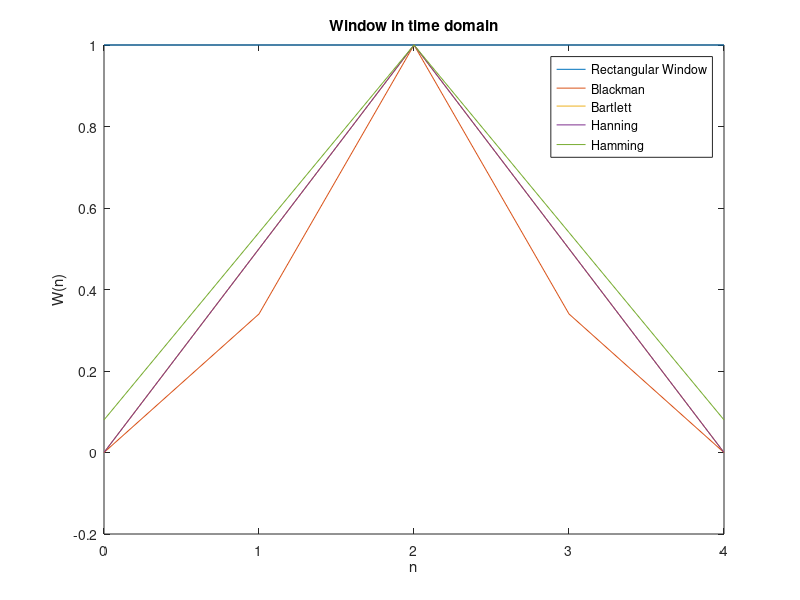
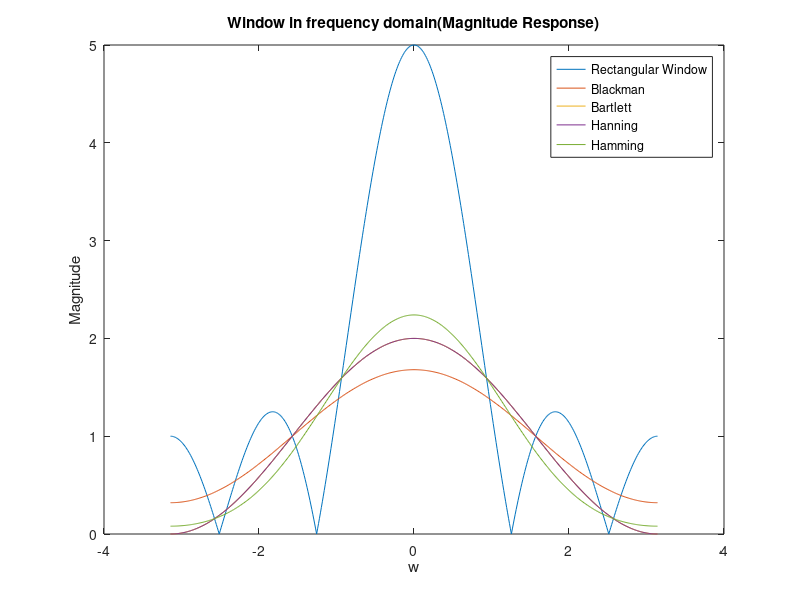
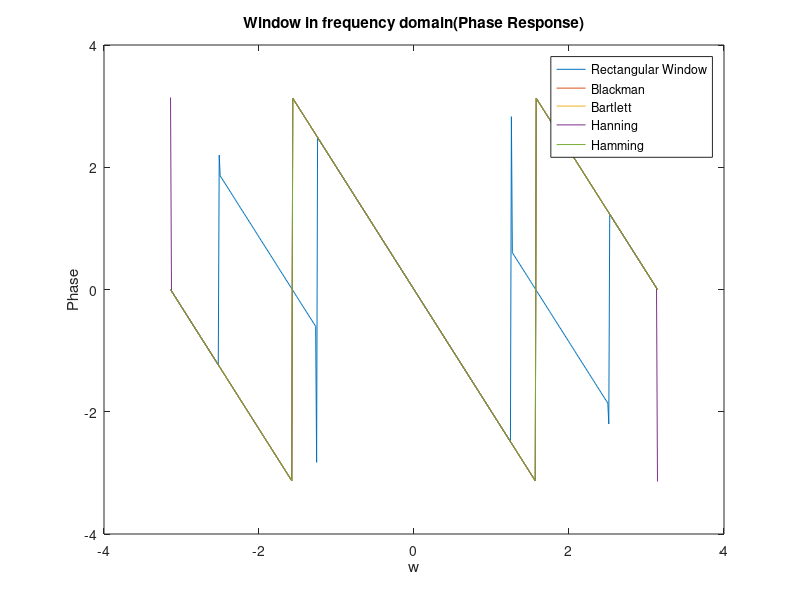

The MATLAB source for these figures, in order:
N  = input('Length of window: ');
n = 0:N-1;
w0 = window(@rectwin,N);
w1 = window(@blackman,N);
w2 = window(@bartlett,N);
w3 = window(@hann,N);
w4 = window(@hamming,N);
plot(n,w0, n,w1, n,w2, n,w3, n,w4);
xlabel('n');
ylabel('W(n)');
title('Window in time domain');
legend('Rectangular Window', 'Blackman', 'Bartlett', 'Hanning', 'Hamming');
w = -pi:pi/255:pi;
H1 = freqz(w0,1,w);
H2 = freqz(w1,1,w);
H3 = freqz(w2,1,w);
H4 = freqz(w3,1,w);
H5 = freqz(w4,1,w);
figure(2);
plot(w,abs(H1), w,abs(H2), w,abs(H3), w,abs(H4), w,abs(H5));
xlabel('w');
ylabel('Magnitude');
title('Window in frequency domain(Magnitude Response)');
legend('Rectangular Window', 'Blackman', 'Bartlett', 'Hanning', 'Hamming');
figure(3);
plot(w,angle(H1), w,angle(H2), w,angle(H3), w,angle(H4), w,angle(H5));
xlabel('w');
ylabel('Phase');
title('Window in frequency domain(Phase Response)');
legend('Rectangular Window', 'Blackman', 'Bartlett', 'Hanning', 'Hamming');